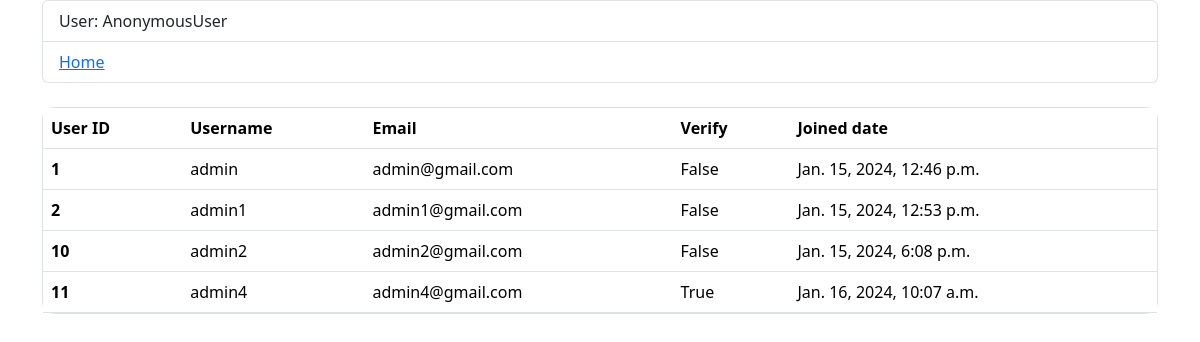
The app's page /dashboard/, older data.
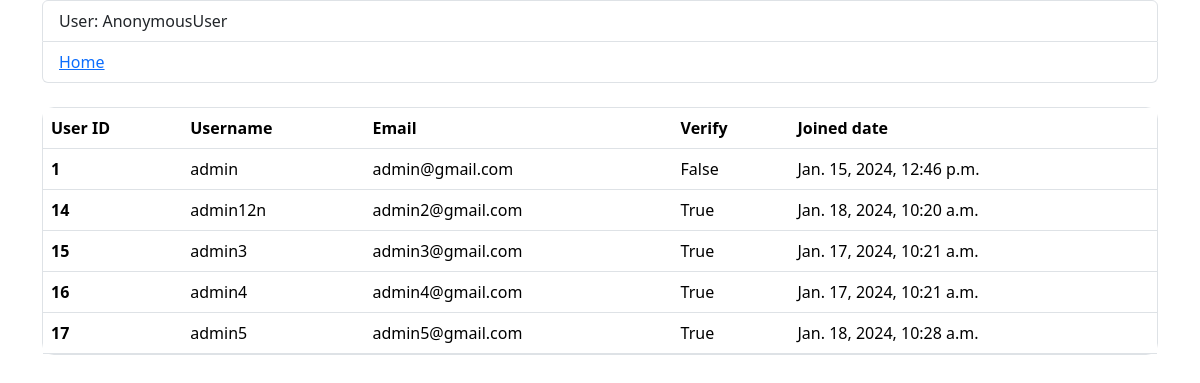
The same page, newer data.
### crud/models.py (models this page shows)
class User(AbstractUser):
    email = models.EmailField(
        _('email address'),
        unique=True,
    )
    email_verified = models.BooleanField(default=False)
    USERNAME_FIELD = 'email'  # For authentication
    REQUIRED_FIELDS = ['username']  # For superuser

### crud/views.py (the view)
# urls.py: path('dashboard/', views.DashboardView.as_view(), name='dashboard'),
class DashboardView(View):
    template_name = 'dashboard.html'
    def get(self, request):
        data = models.User.objects.all()
        return render(request, self.template_name, {'table_data':data})

### templates/dashboard.html (shortened to what this page needs)
{% extends 'base.html' %}
{% block content %}
<br>
<table class="a table table-hover ">
    <thead>
        <tr>
            <th>User ID</th>
            <th>Username</th>
            <th>Email</th>
            <th>Verify</th>
            <th>Joined date</th>
        </tr>
    </thead>
    <tbody>
        {% if table_data %}
        {% for data in table_data%}
        <tr class="clickable-row" data-href="{% url 'user_info' data.id %}">
            <th scope="row">{{ data.id }}</th>
            <td>{{ data.username }}</td>
            <td>{{ data.email }}</td>
            <td>{{ data.email_verified }}</td>
            <td>{{ data.date_joined }}</td>
        </tr>
        {% endfor %}
        {% endif %}
    </tbody>
</table>
{% endblock %}

### templates/base.html (shortened to what this page needs)
<!DOCTYPE html>
<html lang="en">
<head>
    <link href="https://cdn.jsdelivr.net/npm/bootstrap@5.3.2/dist/css/bootstrap.min.css" rel="stylesheet"
>
</head>
<body class="container">
    <ul class="list-group">
        <li class="list-group-item">
            User: {{ user }}
        </li>
        <li class="list-group-item">
            <a href="{% url 'home' %}">Home</a>
        </li>
    </ul>
    {% block content %}
    {% endblock %}
</body>
</html>

### templates/dashboard.html (style rules this page uses)
table { border-collapse: separate; border-spacing: 0; border: solid black 1px; border-radius: 12px; }

Row changes from the older to the newer data that the page shows:
removed User: id "2", username "admin1", email "admin1@gmail.com", email_verified "False", date_joined "Jan. 15, 2024, 12:53 p.m."
removed User: id "10", username "admin2", email "admin2@gmail.com", email_verified "False", date_joined "Jan. 15, 2024, 6:08 p.m."
removed User: id "11", username "admin4", email "admin4@gmail.com", email_verified "True", date_joined "Jan. 16, 2024, 10:07 a.m."
added User: id "14", username "admin12n", email "admin2@gmail.com", email_verified "True", date_joined "Jan. 18, 2024, 10:20 a.m."
added User: id "15", username "admin3", email "admin3@gmail.com", email_verified "True", date_joined "Jan. 17, 2024, 10:21 a.m."
added User: id "16", username "admin4", email "admin4@gmail.com", email_verified "True", date_joined "Jan. 17, 2024, 10:21 a.m."
added User: id "17", username "admin5", email "admin5@gmail.com", email_verified "True", date_joined "Jan. 18, 2024, 10:28 a.m."
